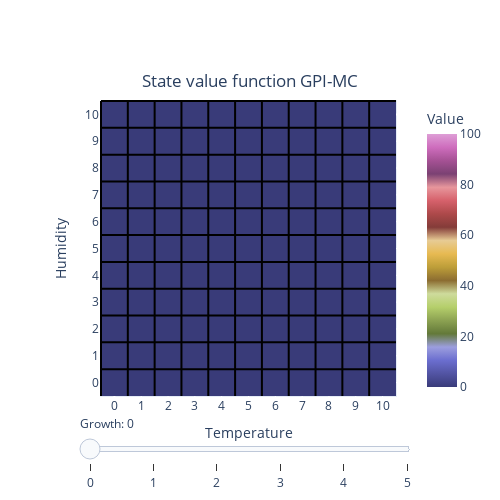

Notebook source saved alongside this figure:
### Code cell
plot_value_dyn(V_MC , 0, 5,"State value function GPI-MC")
